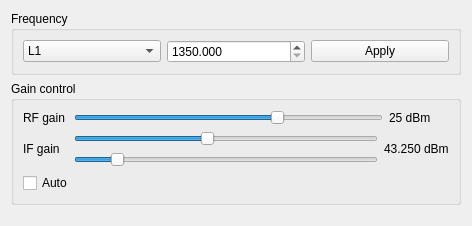
<?xml version="1.0" encoding="UTF-8"?>
<ui version="4.0">
 <class>TuneForm</class>
 <widget class="QWidget" name="TuneForm">
  <property name="geometry">
   <rect>
    <x>0</x>
    <y>0</y>
    <width>472</width>
    <height>226</height>
   </rect>
  </property>
  <property name="windowTitle">
   <string>Tuner</string>
  </property>
  <layout class="QVBoxLayout" name="verticalLayout">
   <item>
    <widget class="QGroupBox" name="groupBox">
     <property name="title">
      <string>Frequency</string>
     </property>
     <layout class="QHBoxLayout" name="horizontalLayout">
      <item>
       <widget class="QComboBox" name="comboBoxBand">
        <item>
         <property name="text">
          <string>L1</string>
         </property>
        </item>
        <item>
         <property name="text">
          <string>L2/L3/L5</string>
         </property>
        </item>
       </widget>
      </item>
      <item>
       <widget class="QDoubleSpinBox" name="doubleSpinBoxFreq">
        <property name="decimals">
         <number>3</number>
        </property>
        <property name="minimum">
         <double>1350.000000000000000</double>
        </property>
        <property name="maximum">
         <double>1750.000000000000000</double>
        </property>
        <property name="singleStep">
         <double>2.000000000000000</double>
        </property>
       </widget>
      </item>
      <item>
       <widget class="QPushButton" name="pushButtonApplyFreq">
        <property name="text">
         <string>Apply</string>
        </property>
       </widget>
      </item>
     </layout>
    </widget>
   </item>
   <item>
    <widget class="QGroupBox" name="groupBox_2">
     <property name="title">
      <string>Gain control</string>
     </property>
     <layout class="QVBoxLayout" name="verticalLayout_3">
      <item>
       <layout class="QHBoxLayout" name="horizontalLayout_3">
        <item>
         <widget class="QLabel" name="label">
          <property name="minimumSize">
           <size>
            <width>45</width>
            <height>0</height>
           </size>
          </property>
          <property name="text">
           <string>RF gain</string>
          </property>
         </widget>
        </item>
        <item>
         <widget class="QSlider" name="horizontalSliderRFGain">
          <property name="maximum">
           <number>15</number>
          </property>
          <property name="value">
           <number>10</number>
          </property>
          <property name="orientation">
           <enum>Qt::Horizontal</enum>
          </property>
         </widget>
        </item>
        <item>
         <widget class="QLabel" name="labelRFGain">
          <property name="minimumSize">
           <size>
            <width>60</width>
            <height>0</height>
           </size>
          </property>
          <property name="text">
           <string>25 dBm</string>
          </property>
         </widget>
        </item>
       </layout>
      </item>
      <item>
       <layout class="QHBoxLayout" name="horizontalLayout_2">
        <item>
         <widget class="QLabel" name="label_2">
          <property name="minimumSize">
           <size>
            <width>45</width>
            <height>0</height>
           </size>
          </property>
          <property name="text">
           <string>IF gain</string>
          </property>
         </widget>
        </item>
        <item>
         <layout class="QVBoxLayout" name="verticalLayout_2">
          <item>
           <widget class="QSlider" name="horizontalSliderIFGainCoarse">
            <property name="maximum">
             <number>23</number>
            </property>
            <property name="value">
             <number>10</number>
            </property>
            <property name="orientation">
             <enum>Qt::Horizontal</enum>
            </property>
           </widget>
          </item>
          <item>
           <widget class="QSlider" name="horizontalSliderIFGainFine">
            <property name="minimum">
             <number>8</number>
            </property>
            <property name="maximum">
             <number>24</number>
            </property>
            <property name="value">
             <number>10</number>
            </property>
            <property name="orientation">
             <enum>Qt::Horizontal</enum>
            </property>
           </widget>
          </item>
         </layout>
        </item>
        <item>
         <widget class="QLabel" name="labelIFAGain">
          <property name="enabled">
           <bool>true</bool>
          </property>
          <property name="minimumSize">
           <size>
            <width>60</width>
            <height>0</height>
           </size>
          </property>
          <property name="text">
           <string>43.250 dBm</string>
          </property>
         </widget>
        </item>
       </layout>
      </item>
      <item>
       <widget class="QCheckBox" name="checkBoxAutoGC">
        <property name="text">
         <string>Auto</string>
        </property>
       </widget>
      </item>
     </layout>
    </widget>
   </item>
   <item>
    <spacer name="verticalSpacer">
     <property name="orientation">
      <enum>Qt::Vertical</enum>
     </property>
     <property name="sizeHint" stdset="0">
      <size>
       <width>20</width>
       <height>40</height>
      </size>
     </property>
    </spacer>
   </item>
  </layout>
 </widget>
 <resources/>
 <connections/>
</ui>
